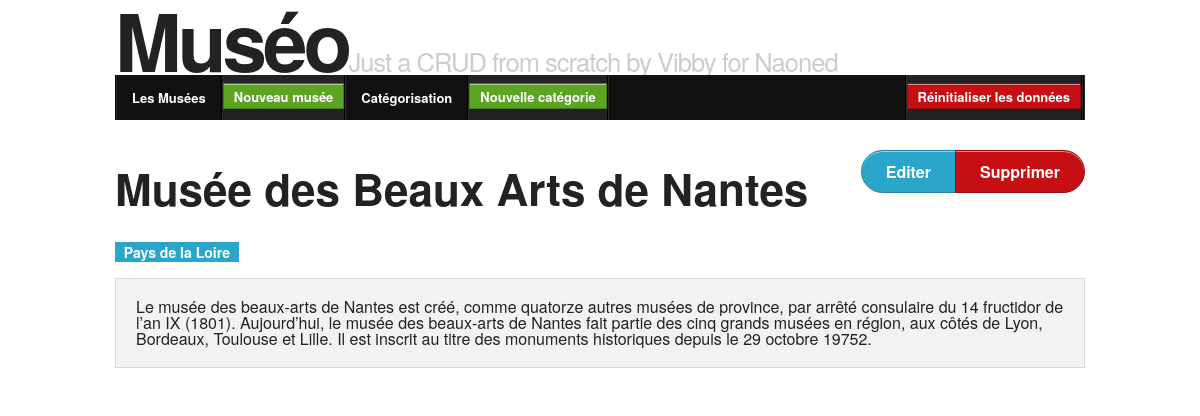
Page /showMuseum.php?id=5 on the committed database.
### tables this page shows
CREATE TABLE `museumcategory` (
  `category_id` int(10) NOT NULL DEFAULT '0',
  `museum_id` int(10) NOT NULL DEFAULT '0',
  PRIMARY KEY (`category_id`,`museum_id`),
  KEY `museum_id` (`museum_id`)
);

CREATE TABLE `museum` (
  `id` int(10) NOT NULL AUTO_INCREMENT,
  `name` varchar(50) NOT NULL,
  `description` varchar(1000) NOT NULL,
  PRIMARY KEY (`id`),
  UNIQUE KEY `name` (`name`)
);

CREATE TABLE `category` (
  `id` int(10) NOT NULL AUTO_INCREMENT,
  `name` varchar(50) NOT NULL,
  `parentid` int(10) DEFAULT NULL,
  PRIMARY KEY (`id`),
  KEY `category_parent` (`parentid`),
  UNIQUE KEY `unique_same_level` (`name`,`parentid`),
  CONSTRAINT `category_parent` FOREIGN KEY (`parentid`) 
    REFERENCES `category` (`id`) ON DELETE CASCADE ON UPDATE CASCADE  
);

### Museo/Lib/Controller.php (called while the page is built, shortened)
<?php
class Controller
{
	protected $config;
    public function __construct() {
		$this->config = new Config;
    }
    public function initDb() {
		$dbConnection = new connexionManager(
			$this->config->get('dbHost'),
			$this->config->get('dbName'),
			$this->config->get('dbUser'),
			$this->config->get('dbPassword')
		);
		$dbConnection->connexion->setAttribute(\PDO::ATTR_EMULATE_PREPARES, false);
		$dbConnection->connexion->setAttribute(\PDO::ATTR_ERRMODE, \PDO::ERRMODE_EXCEPTION);
		$this->db = $dbConnection->connexion;
    }
	protected function requireParam($paramName, $validator) {
		$param = $this->getParam($paramName, $validator);
		return $param;
	}
	protected function getParam($paramName, $validator) {
		return $_REQUEST[$paramName];
	}
}

### Museo/Lib/Autoloader.php (called while the page is built, shortened)
<?php
class SplClassLoader
{
    private $_fileExtension = '.php';
    private $_namespace;
    private $_namespaceSeparator = '\\';
    public function __construct($ns = null, $includePath = null)
    {
        $this->_namespace = $ns;
        $this->_includePath = $includePath;
    }
    public function loadClass($className)
    {
        if (null === $this->_namespace || $this->_namespace.$this->_namespaceSeparator === substr($className, 0, strlen($this->_namespace.$this->_namespaceSeparator))) {
            $fileName = '';
            if (false !== ($lastNsPos = strripos($className, $this->_namespaceSeparator))) {
                $namespace = substr($className, 0, $lastNsPos);
                $className = substr($className, $lastNsPos + 1);
                $fileName = str_replace($this->_namespaceSeparator, DIRECTORY_SEPARATOR, $namespace) . DIRECTORY_SEPARATOR;
            }
            $fileName .= str_replace('_', DIRECTORY_SEPARATOR, $className) . $this->_fileExtension;
        }
    }
}

### Museo/Config.php (called while the page is built, shortened)
<?php
class Config {
	function __construct() {
		$this->config = array(
			'dbHost'     => 'localhost',
			'dbName'     => 'museo',
			'dbUser'     => 'root',
			'dbPassword' => '',
			'debug'      => true,
		);
	}
	function get($key) {
		return $this->config[$key];
	}
}

### Museo/Lib/ConnexionManager.php (called while the page is built, shortened)
<?php
class ConnexionManager{
	function __construct($dbHost, $dbName, $dbUser, $dbPassword){
		$this->dbHost = $dbHost;
		$this->dbName = $dbName;
	}
}

### Museo/Controller/MuseumController.php (called while the page is built, shortened)
<?php
class MuseumController extends controller
{
	function showAction() {
		$museum = $this->getOneById();
		return (array("museum" => $museum));
	}
	protected function getOneById($id = false) {
		if (!$id) {
			$id = $this->requireParam('id', \FILTER_VALIDATE_INT);
		}
		$museumManager = new MuseumManager($this->db);
		$museum = $museumManager->getOneById($id);
		return ($museum);
	}
}

### Museo/Lib/ObjectManager.php (called while the page is built, shortened)
<?php
class objectManager
{
	public function __construct(\PDO $db = null) {
		$this->db = $db;
	}
}

### Museo/Model/MuseumManager.php (called while the page is built, shortened)
<?php
class MuseumManager extends ObjectManager implements DbObjectInterface
{
	public function getCollection(\PDOStatement $pdoStatement) {
		$collection = array();
		$pdoStatement->execute();
		foreach ($pdoStatement as $line) {
			if (!array_key_exists($line['museum_id'],$collection)) {
				$collection[$line['museum_id']] = new Museum($line);
			}
			if (array_key_exists('category_id', $line) && !is_null($line['category_id'])) {
				$collection[$line['museum_id']]->addCategory(new Category($line));
			}
		}
		return $collection;
	}
	public function getOneById($id) {
		$query = <<<EOT
			SELECT mc.category_id, m.id AS museum_id, m.description AS museum_description, m.name AS museum_name, c.name AS category_name, c.parentid
			FROM `museum` AS m
			LEFT JOIN `museumcategory` AS mc ON m.id = mc.museum_id
			LEFT JOIN `category` AS c ON mc.category_id = c.id
			WHERE m.id = :id
			;
EOT;
		$pdoStatement = $this->db->prepare($query);
		$pdoStatement->bindParam(':id', $id, \PDO::PARAM_INT);
		$collection = $this->getCollection($pdoStatement);
		return reset($collection);
	}
}

### Museo/Model/Museum.php (called while the page is built, shortened)
<?php
class Museum extends DbObject implements DbObjectInterface
{
	protected $id = null;
	protected $name = "";
	protected $categories = array();
	protected $description = "";
	public function getId() {
		return $this->id;
	}
	public function getName() {
		return $this->name;
	}
	public function getDescription() {
		return $this->description;
	}
	public function getCategories() {
		return $this->categories;
	}
	public function addCategory(Category $category) {
		return ($this->categories[] = $category);
	}
	static function getFields() {
		return array('id','name','description');
	}
	static function getTableName() {
		return "museum";
	}
}

### Museo/Model/Category.php (called while the page is built, shortened)
<?php
class Category extends DbObject implements DbObjectInterface
{
	protected $name = "";
	public function getName() {
		return $this->name;
	}
	static function getTableName() {
		return "category";
	}
	static function getFields() {
		return array('id','name','parentid');
	}
}

### www/showMuseum.php (the view, shortened to what this page needs)
<?php
$controller = new Museo\Controller\MuseumController();
$data = $controller->showAction();
extract($data);
?>
<?php require ("includes/header.php"); ?>
<div class="row">
	<div class="large-12 columns ">
		<ul class="button-group round right">
			<li><a class="button " href="editMuseum.php?id=<?php echo $museum->getId() ?>">Editer</a></li>
			<li><a class="button alert" href="deleteMuseum.php?id=<?php echo $museum->getId() ?>">Supprimer</a></li>
		</ul>
		<h1><?php echo $museum->getName() ?></h1>
		<?php foreach ($museum->getCategories() as $category) : ?>
			<span class="label"><?php echo $category->getName() ?></span>
		<?php endforeach; ?><br /><br />
		<div class="panel">
			<?php if ($museum->getDescription()) : ?>
				<?php echo $museum->getDescription() ?>
			<?php else : ?>
				<em>Aucune description pour ce musée</em>
			<?php endif; ?>
		</div>
	</div>
</div>
<?php require ("includes/footer.php"); ?>

### rows in the picture
museumcategory: museum.name "Musée des Beaux Arts de Nantes", category.name "Pays de la Loire", museum.description "Le musée des beaux-arts de Nantes est créé, comme quatorze autres musées de province, par arrêté consulaire du 14 fructidor de l’an IX (1801). Aujourd’hui, le musée des beaux-arts de Nantes fait partie des cinq grands musées en région, aux côtés de Lyon, Bordeaux, Toulouse et Lille. Il est inscrit au titre des monuments historiques depuis le 29 octobre 19752."
